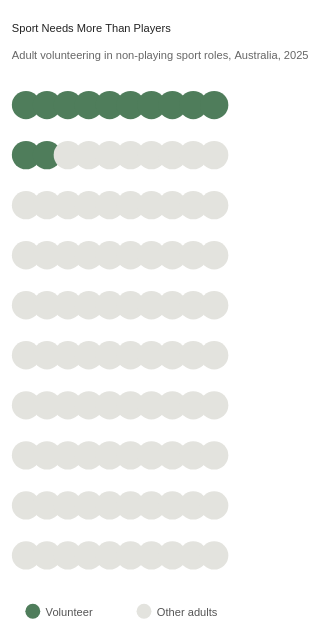

Here is the Vega-Lite specification saved for this chart:
### Vega-Lite specification from a JSON file in a GitHub repository (floating-point values rounded to 4 significant figures)
{"$schema": "https://vega.github.io/schema/vega-lite/v5.json", "width": "container", "height": 450, "background": "transparent", "padding": {"left": 10, "right": 10, "top": 10, "bottom": 10}, "title": {"text": "Sport Needs More Than Players", "subtitle": "Adult volunteering in non-playing sport roles, Australia, 2025", "anchor": "start", "font": "Source Sans 3", "fontSize": 24, "fontWeight": 700, "color": "#222222", "subtitleFont": "Source Sans 3", "subtitleFontSize": 14, "subtitleFontWeight": "normal", "subtitleColor": "#666666", "subtitlePadding": 8, "offset": 16}, "data": {"sequence": {"start": 1, "stop": 101, "as": "person"}}, "transform": [{"calculate": "(datum.person - 1) % 10", "as": "column"}, {"calculate": "floor((datum.person - 1) / 10)", "as": "row"}, {"calculate": "datum.person <= 12 ? 'Volunteer' : 'Other adults'", "as": "status"}], "mark": {"type": "circle", "size": 650, "opacity": 1}, "encoding": {"x": {"field": "column", "type": "ordinal", "axis": null, "scale": {"paddingInner": 0.2, "paddingOuter": 0.2}}, "y": {"field": "row", "type": "ordinal", "sort": "ascending", "axis": null, "scale": {"paddingInner": 0.2, "paddingOuter": 0.2}}, "color": {"field": "status", "type": "nominal", "scale": {"domain": ["Volunteer", "Other adults"], "range": ["#4F7D5B", "#E3E3DE"]}, "legend": {"title": null, "orient": "bottom", "direction": "horizontal", "columns": 2, "labelFont": "Source Sans 3", "labelFontSize": 14, "labelColor": "#555555", "symbolType": "circle", "symbolSize": 180, "symbolOffset": 8, "columnPadding": 30, "offset": 20}}, "tooltip": [{"field": "status", "type": "nominal", "title": "Representation"}]}, "config": {"view": {"stroke": null}, "font": "Source Sans 3", "legend": {"labelFont": "Source Sans 3"}, "title": {"font": "Source Sans 3"}}}
